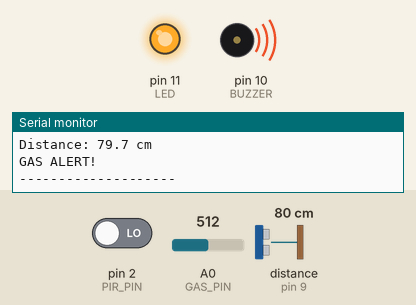
Simulated run of this sketch. Board: Arduino Uno, built with avr-gcc and run on an emulated ATmega328P. On the bench: output pins drawn as LEDs (lit = HIGH), buzzer (waves = sounding, pin HIGH), the last lines printed to the serial monitor. Wiring (inferred from the names in the program): ultrasonic range finder: trigger pin 8; echo pin 9. Inputs (shaded band) come from the test bench; at power-on: A0 (GAS_PIN) = 512, distance to the obstacle (sensor on pin 9) 80 cm, pin 2 (PIR_PIN) LOW. The echo pulse lasts 58.3 µs per cm; pins used as bus, display or sensor lines are not drawn.

Above: at 1.8 s.
1.9 s: A0 (GAS_PIN) set to 485
At 2.9 s:
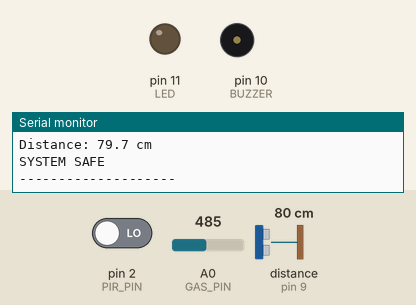
3.5 s: distance to the obstacle (sensor on pin 9) set to 33 cm
5.3 s: distance to the obstacle (sensor on pin 9) set to 28 cm
At 7.1 s:
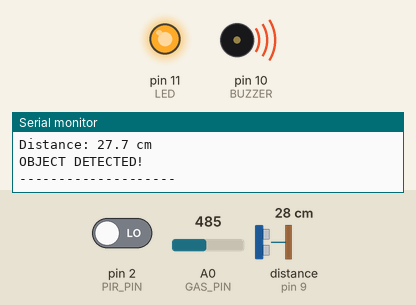
Timing chart, 0 to 8.6 s (numbered marks = the images above; inputs shaded):
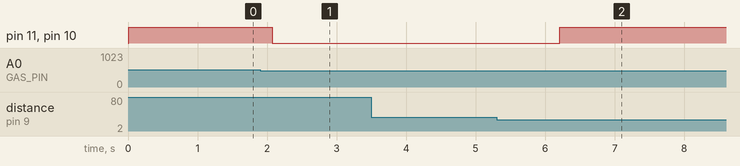

The sketch:

EXP1_Code.ino
```cpp
#define GAS_PIN A0
#define PIR_PIN 2
#define TRIG_PIN 8
#define ECHO_PIN 9
#define BUZZER 10
#define LED 11

void setup()
{
  Serial.begin(9600);
  pinMode(GAS_PIN, INPUT);
  pinMode(PIR_PIN, INPUT);
  pinMode(TRIG_PIN, OUTPUT);
  pinMode(ECHO_PIN, INPUT);
  pinMode(BUZZER, OUTPUT);
  pinMode(LED, OUTPUT);
}

void loop()
{
  int gas = analogRead(GAS_PIN);
  int motion = digitalRead(PIR_PIN);

  digitalWrite(TRIG_PIN, LOW);
  delayMicroseconds(2);
  digitalWrite(TRIG_PIN, HIGH);
  delayMicroseconds(10);
  digitalWrite(TRIG_PIN, LOW);

  long duration = pulseIn(ECHO_PIN, HIGH, 30000UL);
  float distance = duration * 0.0343 / 2;

  Serial.print("Gas Level: ");
  Serial.println(gas);
  Serial.print("Motion: ");
  Serial.println(motion ? "DETECTED" : "NOT DETECTED");
  Serial.print("Distance: ");
  Serial.print(distance, 1);
  Serial.println(" cm");

  if (gas > 500)
    Serial.println("GAS ALERT!");
  else if (motion)
    Serial.println("OCCUPANCY DETECTED");
  else if (duration > 0 && distance <= 30)
    Serial.println("OBJECT DETECTED!");
  else
    Serial.println("SYSTEM SAFE");

  bool alert = gas > 500 || motion || (duration > 0 && distance <= 30);
  digitalWrite(BUZZER, alert ? HIGH : LOW);
  digitalWrite(LED, alert ? HIGH : LOW);

  Serial.println("--------------------");
  delay(1000);
}
```

Measured:
- the behaviour switches between 501 and 500 on A0 (GAS_PIN) (found by bisection; images 0 and 1)
- the behaviour switches between 31 and 30 cm on distance to the obstacle (sensor on pin 9) (found by bisection; images 1 and 2)
- after the input at 1.9 s, pin 11 (LED), pin 10 (BUZZER): HIGH → LOW after 0.18 s
- after the input at 5.3 s, pin 11 (LED), pin 10 (BUZZER): LOW → HIGH after 0.91 s
